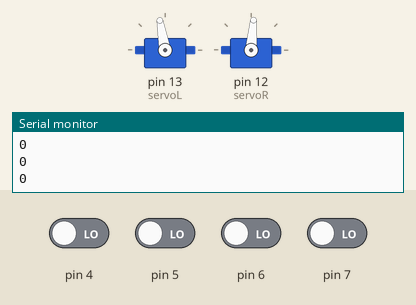
Recording of a sketch running on a simulated Arduino Uno, built with avr-gcc and run on an emulated ATmega328P. On the bench: 2 × servo, the last lines printed to the serial monitor. The inputs (shaded band) are chosen by the test bench; at power-on: pin 4–7 LOW.

Above: at 1.2 s.
1.3 s: pin 4 driven HIGH
At 2.3 s:
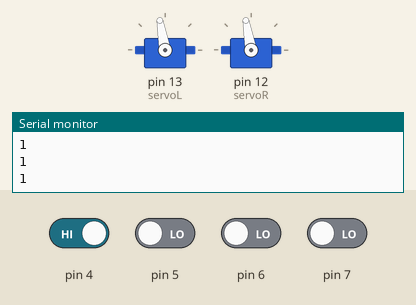
2.8 s: pin 5 driven HIGH
At 3.5 s:
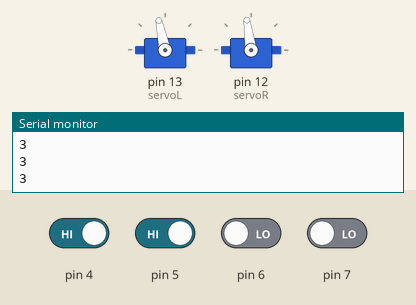
4.3 s: pin 7 driven HIGH
At 5.3 s:
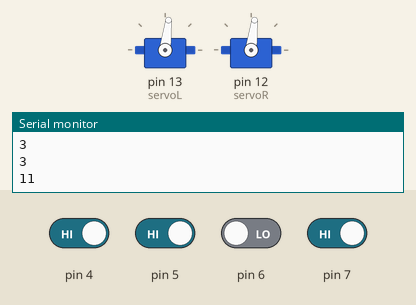
7.3 s: pin 6 driven HIGH
10.3 s: pin 6 driven LOW
At 11.1 s:
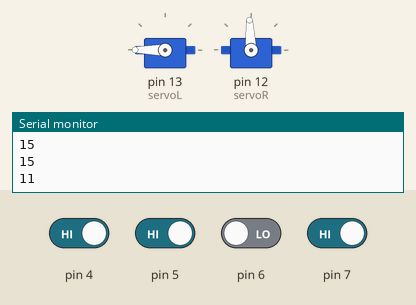
12.7 s: pin 5 driven LOW
At 14.5 s:
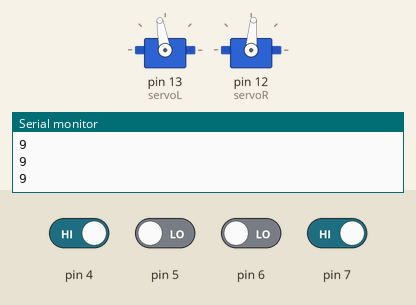
Timing chart, 0 to 15.9 s (numbered marks = the images above; inputs shaded):
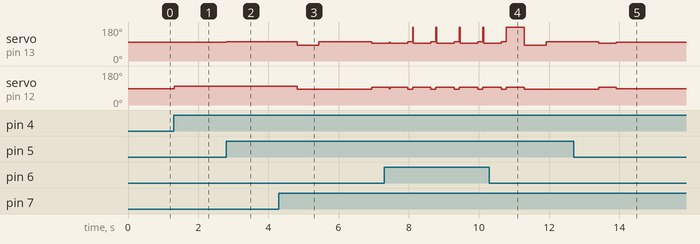

The sketch:

LF.ino
```cpp
#include <Servo.h>                           // Use the Servo library (included with Arduino IDE)
Servo servoL;                                // Define the left and right servos
Servo servoR;
// Perform these steps with the Arduino is first powered on
void setup()
{
  Serial.begin(9600);                        // Set up Arduino Serial Monitor at 9600 baud
  servoL.attach(13);                         // Attach (programmatically connect) servos to pins on Arduino
  servoR.attach(12);
}
void loop()
{
 for(int i = 4; i<8; i++){
     pinMode(i, OUTPUT);
     digitalWrite(i, HIGH);
 }
 delayMicroseconds(230);
 for(int i = 4; i<8; i++){
   pinMode(i, INPUT);
   digitalWrite(i, LOW);
 }
 delayMicroseconds(340);
 int pins = digitalRead(4)+2*digitalRead(5)+4*digitalRead(6)+8*digitalRead(7);                           // Get values of pins D0-D7
 Serial.println(pins);
 int vL, vR, k, d;
 switch(pins)
 { case 0:
     vL = 75;
     vR = 75;
     break;
   case 6:
     vL = 75;
     vR = 75;
     break;
   case 9:
     vL = 75;
     vR = 75;
     break;
   case 8:
     vL = -75;                             // -100 to 100 indicate course correction values
     vR = 75;
     // -100: full reverse; 0=stopped; 100=full forward
     break;
   case 12:
     vL = 0;
     vR = 75;
     break;
   case 14:
     vL = -50;
     vR = 75;
     break;
   case 7:
     vL = 100;
     vR = -75;
     break;
   case 3:
     vL = 100;
     vR = -50;
     break;
   case 1:
     vL = 75;
     vR = -75;
     break;
   case 15:
     servoL.writeMicroseconds(1500);      // Steer robot to recenter it over the line
     servoR.writeMicroseconds(1500);
     delay(500);
     servoL.writeMicroseconds(1600);      // Steer robot to recenter it over the line
     servoR.writeMicroseconds(1400);
     delay(140);
     break;
   case 10:
     vL = -50;
     vR = 75;
     break;
   case 5:
    vL = 100;
    vR = -75;
    break;
   case 2:
    vL = 100;
    vR = -75;
    break;
   case 11:
    delay(500);
  servoL.writeMicroseconds(1400);
  servoR.writeMicroseconds(1400);
  delay(620);
  servoL.writeMicroseconds(1600);
  servoR.writeMicroseconds(1400);
  delay(1500);
  servoL.writeMicroseconds(1500);
  servoR.writeMicroseconds(1500);
  delay(500);

    default:
    vL = 75;
    vR = 75;
    break;
 }
 servoL.writeMicroseconds(1500 + vL);      // Steer robot to recenter it over the line
 servoR.writeMicroseconds(1500 - vR);
 delay(25);
}
```

Measured:
- after the input at 1.3 s, servo on pin 12 (servoR): 85° → 100° at once
- after the input at 2.8 s, servo on pin 13 (servoL): 100° → 102° at once; servo on pin 12 (servoR): 100° → 98° at once
- after the input at 4.3 s, servo on pin 13 (servoL): 102° → 83° after 0.52 s, → 102° 0.62 s later, → 93° 1.5 s later; servo on pin 12 (servoR): 98° → 83° after 0.52 s, → 93° 2.1 s later
- after the input at 10.3 s, servo on pin 12 (servoR): goes on until 11.3 s, then stays 83°
- after the input at 12.7 s, servo on pin 13 (servoL): goes on until 13.9 s, then stays 100°; servo on pin 12 (servoR): goes on until 13.9 s, then stays 85°
